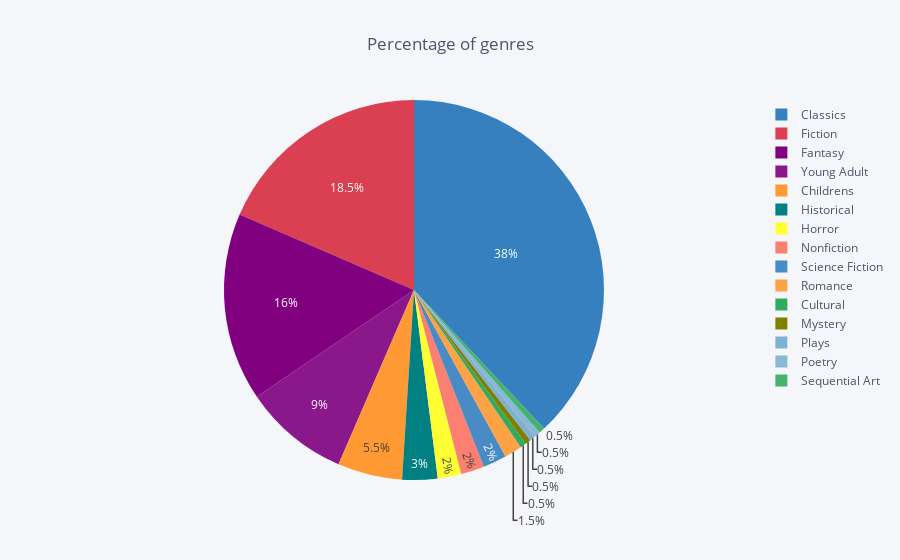

The cell this chart's notebook holds for it:
### Code cell
genre_wise.iplot(
    kind='pie', 
    labels='genres',
    values='id',
    title='Percentage of genres')

### Figure 1 — Plotly figure (JSON) as saved in the notebook; plotly's stock layout.template omitted (floating-point values rounded to 4 significant figures)
{"data": [{"labels": ["Childrens", "Classics", "Cultural", "Fantasy", "Fiction", "Historical", "Horror", "Mystery", "Nonfiction", "Plays", "Poetry", "Romance", "Science Fiction", "Sequential Art", "Young Adult"], "marker": {"colors": ["rgba(255, 153, 51, 1.0)", "rgba(55, 128, 191, 1.0)", "rgba(50, 171, 96, 1.0)", "rgba(128, 0, 128, 1.0)", "rgba(219, 64, 82, 1.0)", "rgba(0, 128, 128, 1.0)", "rgba(255, 255, 51, 1.0)", "rgba(128, 128, 0, 1.0)", "rgba(251, 128, 114, 1.0)", "rgba(128, 177, 211, 1.0)", "rgba(128, 177, 211, 0.8999999999999999)", "rgba(255, 153, 51, 0.8999999999999999)", "rgba(55, 128, 191, 0.8999999999999999)", "rgba(50, 171, 96, 0.8999999999999999)", "rgba(128, 0, 128, 0.8999999999999999)"]}, "name": "", "type": "pie", "values": [11, 76, 1, 32, 37, 6, 4, 1, 4, 1, 1, 3, 4, 1, 18]}], "layout": {"legend": {"bgcolor": "#F5F6F9", "font": {"color": "#4D5663"}}, "paper_bgcolor": "#F5F6F9", "plot_bgcolor": "#F5F6F9", "title": "Percentage of genres", "titlefont": {"color": "#4D5663"}}}
